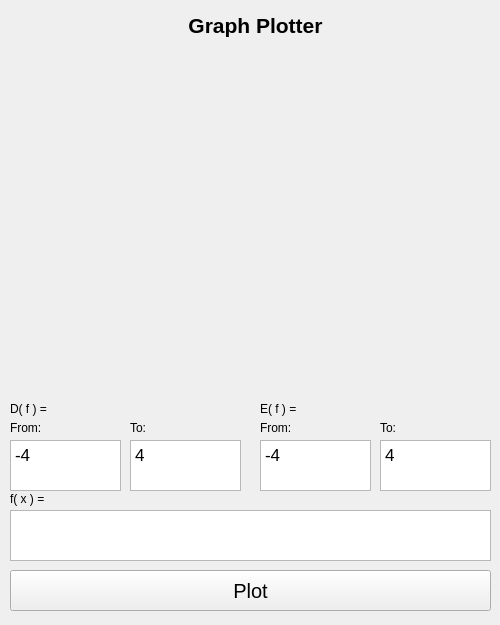
<?xml version="1.0" encoding="UTF-8"?>
<ui version="4.0">
 <class>graph_window</class>
 <widget class="QWidget" name="graph_window">
  <property name="geometry">
   <rect>
    <x>0</x>
    <y>0</y>
    <width>500</width>
    <height>625</height>
   </rect>
  </property>
  <property name="windowTitle">
   <string>SmartCalc_V2.0: Graph Plotter</string>
  </property>
  <widget class="QPushButton" name="plotButton">
   <property name="geometry">
    <rect>
     <x>10</x>
     <y>570</y>
     <width>481</width>
     <height>41</height>
    </rect>
   </property>
   <property name="font">
    <font>
     <pointsize>15</pointsize>
     <bold>false</bold>
    </font>
   </property>
   <property name="text">
    <string>Plot</string>
   </property>
  </widget>
  <widget class="QTextEdit" name="functionText">
   <property name="geometry">
    <rect>
     <x>10</x>
     <y>510</y>
     <width>481</width>
     <height>51</height>
    </rect>
   </property>
  </widget>
  <widget class="QCustomPlot" name="widget" native="true">
   <property name="geometry">
    <rect>
     <x>10</x>
     <y>49</y>
     <width>481</width>
     <height>341</height>
    </rect>
   </property>
  </widget>
  <widget class="QLabel" name="label">
   <property name="geometry">
    <rect>
     <x>10</x>
     <y>490</y>
     <width>67</width>
     <height>17</height>
    </rect>
   </property>
   <property name="text">
    <string>f( x ) =</string>
   </property>
  </widget>
  <widget class="QTextEdit" name="dFromText">
   <property name="geometry">
    <rect>
     <x>10</x>
     <y>440</y>
     <width>111</width>
     <height>51</height>
    </rect>
   </property>
   <property name="html">
    <string>&lt;!DOCTYPE HTML PUBLIC &quot;-//W3C//DTD HTML 4.0//EN&quot; &quot;http://www.w3.org/TR/REC-html40/strict.dtd&quot;&gt;
&lt;html&gt;&lt;head&gt;&lt;meta name=&quot;qrichtext&quot; content=&quot;1&quot; /&gt;&lt;meta charset=&quot;utf-8&quot; /&gt;&lt;style type=&quot;text/css&quot;&gt;
p, li { white-space: pre-wrap; }
hr { height: 1px; border-width: 0; }
li.unchecked::marker { content: &quot;\2610&quot;; }
li.checked::marker { content: &quot;\2612&quot;; }
&lt;/style&gt;&lt;/head&gt;&lt;body style=&quot; font-family:'Segoe UI'; font-size:9pt; font-weight:400; font-style:normal;&quot;&gt;
&lt;p style=&quot; margin-top:0px; margin-bottom:0px; margin-left:0px; margin-right:0px; -qt-block-indent:0; text-indent:0px;&quot;&gt;&lt;span style=&quot; font-family:'.AppleSystemUIFont'; font-size:13pt;&quot;&gt;-4&lt;/span&gt;&lt;/p&gt;&lt;/body&gt;&lt;/html&gt;</string>
   </property>
  </widget>
  <widget class="QTextEdit" name="eFromText">
   <property name="geometry">
    <rect>
     <x>260</x>
     <y>440</y>
     <width>111</width>
     <height>51</height>
    </rect>
   </property>
   <property name="html">
    <string>&lt;!DOCTYPE HTML PUBLIC &quot;-//W3C//DTD HTML 4.0//EN&quot; &quot;http://www.w3.org/TR/REC-html40/strict.dtd&quot;&gt;
&lt;html&gt;&lt;head&gt;&lt;meta name=&quot;qrichtext&quot; content=&quot;1&quot; /&gt;&lt;meta charset=&quot;utf-8&quot; /&gt;&lt;style type=&quot;text/css&quot;&gt;
p, li { white-space: pre-wrap; }
hr { height: 1px; border-width: 0; }
li.unchecked::marker { content: &quot;\2610&quot;; }
li.checked::marker { content: &quot;\2612&quot;; }
&lt;/style&gt;&lt;/head&gt;&lt;body style=&quot; font-family:'Segoe UI'; font-size:9pt; font-weight:400; font-style:normal;&quot;&gt;
&lt;p style=&quot; margin-top:0px; margin-bottom:0px; margin-left:0px; margin-right:0px; -qt-block-indent:0; text-indent:0px;&quot;&gt;&lt;span style=&quot; font-family:'.AppleSystemUIFont'; font-size:13pt;&quot;&gt;-4&lt;/span&gt;&lt;/p&gt;&lt;/body&gt;&lt;/html&gt;</string>
   </property>
  </widget>
  <widget class="QLabel" name="label_2">
   <property name="geometry">
    <rect>
     <x>10</x>
     <y>400</y>
     <width>67</width>
     <height>17</height>
    </rect>
   </property>
   <property name="text">
    <string>D( f ) =</string>
   </property>
  </widget>
  <widget class="QLabel" name="label_3">
   <property name="geometry">
    <rect>
     <x>260</x>
     <y>400</y>
     <width>67</width>
     <height>17</height>
    </rect>
   </property>
   <property name="text">
    <string>E( f ) =</string>
   </property>
  </widget>
  <widget class="QTextEdit" name="dToText">
   <property name="geometry">
    <rect>
     <x>130</x>
     <y>440</y>
     <width>111</width>
     <height>51</height>
    </rect>
   </property>
   <property name="html">
    <string>&lt;!DOCTYPE HTML PUBLIC &quot;-//W3C//DTD HTML 4.0//EN&quot; &quot;http://www.w3.org/TR/REC-html40/strict.dtd&quot;&gt;
&lt;html&gt;&lt;head&gt;&lt;meta name=&quot;qrichtext&quot; content=&quot;1&quot; /&gt;&lt;meta charset=&quot;utf-8&quot; /&gt;&lt;style type=&quot;text/css&quot;&gt;
p, li { white-space: pre-wrap; }
hr { height: 1px; border-width: 0; }
li.unchecked::marker { content: &quot;\2610&quot;; }
li.checked::marker { content: &quot;\2612&quot;; }
&lt;/style&gt;&lt;/head&gt;&lt;body style=&quot; font-family:'Segoe UI'; font-size:9pt; font-weight:400; font-style:normal;&quot;&gt;
&lt;p style=&quot; margin-top:0px; margin-bottom:0px; margin-left:0px; margin-right:0px; -qt-block-indent:0; text-indent:0px;&quot;&gt;&lt;span style=&quot; font-family:'.AppleSystemUIFont'; font-size:13pt;&quot;&gt;4&lt;/span&gt;&lt;/p&gt;&lt;/body&gt;&lt;/html&gt;</string>
   </property>
  </widget>
  <widget class="QLabel" name="label_4">
   <property name="geometry">
    <rect>
     <x>10</x>
     <y>420</y>
     <width>41</width>
     <height>16</height>
    </rect>
   </property>
   <property name="text">
    <string>From:</string>
   </property>
  </widget>
  <widget class="QLabel" name="label_5">
   <property name="geometry">
    <rect>
     <x>130</x>
     <y>420</y>
     <width>31</width>
     <height>16</height>
    </rect>
   </property>
   <property name="text">
    <string>To:</string>
   </property>
  </widget>
  <widget class="QTextEdit" name="eToText">
   <property name="geometry">
    <rect>
     <x>380</x>
     <y>440</y>
     <width>111</width>
     <height>51</height>
    </rect>
   </property>
   <property name="html">
    <string>&lt;!DOCTYPE HTML PUBLIC &quot;-//W3C//DTD HTML 4.0//EN&quot; &quot;http://www.w3.org/TR/REC-html40/strict.dtd&quot;&gt;
&lt;html&gt;&lt;head&gt;&lt;meta name=&quot;qrichtext&quot; content=&quot;1&quot; /&gt;&lt;meta charset=&quot;utf-8&quot; /&gt;&lt;style type=&quot;text/css&quot;&gt;
p, li { white-space: pre-wrap; }
hr { height: 1px; border-width: 0; }
li.unchecked::marker { content: &quot;\2610&quot;; }
li.checked::marker { content: &quot;\2612&quot;; }
&lt;/style&gt;&lt;/head&gt;&lt;body style=&quot; font-family:'Segoe UI'; font-size:9pt; font-weight:400; font-style:normal;&quot;&gt;
&lt;p style=&quot; margin-top:0px; margin-bottom:0px; margin-left:0px; margin-right:0px; -qt-block-indent:0; text-indent:0px;&quot;&gt;&lt;span style=&quot; font-family:'.AppleSystemUIFont'; font-size:13pt;&quot;&gt;4&lt;/span&gt;&lt;/p&gt;&lt;/body&gt;&lt;/html&gt;</string>
   </property>
  </widget>
  <widget class="QLabel" name="label_6">
   <property name="geometry">
    <rect>
     <x>260</x>
     <y>420</y>
     <width>41</width>
     <height>16</height>
    </rect>
   </property>
   <property name="text">
    <string>From:</string>
   </property>
  </widget>
  <widget class="QLabel" name="label_7">
   <property name="geometry">
    <rect>
     <x>380</x>
     <y>420</y>
     <width>31</width>
     <height>16</height>
    </rect>
   </property>
   <property name="text">
    <string>To:</string>
   </property>
  </widget>
  <widget class="QLabel" name="label_8">
   <property name="geometry">
    <rect>
     <x>110</x>
     <y>10</y>
     <width>291</width>
     <height>31</height>
    </rect>
   </property>
   <property name="font">
    <font>
     <pointsize>16</pointsize>
     <bold>true</bold>
     <kerning>true</kerning>
    </font>
   </property>
   <property name="layoutDirection">
    <enum>Qt::LeftToRight</enum>
   </property>
   <property name="autoFillBackground">
    <bool>false</bool>
   </property>
   <property name="text">
    <string>Graph Plotter</string>
   </property>
   <property name="alignment">
    <set>Qt::AlignCenter</set>
   </property>
  </widget>
 </widget>
 <customwidgets>
  <customwidget>
   <class>QCustomPlot</class>
   <extends>QWidget</extends>
   <header>qcustomplot.h</header>
   <container>1</container>
  </customwidget>
 </customwidgets>
 <resources/>
 <connections/>
</ui>
